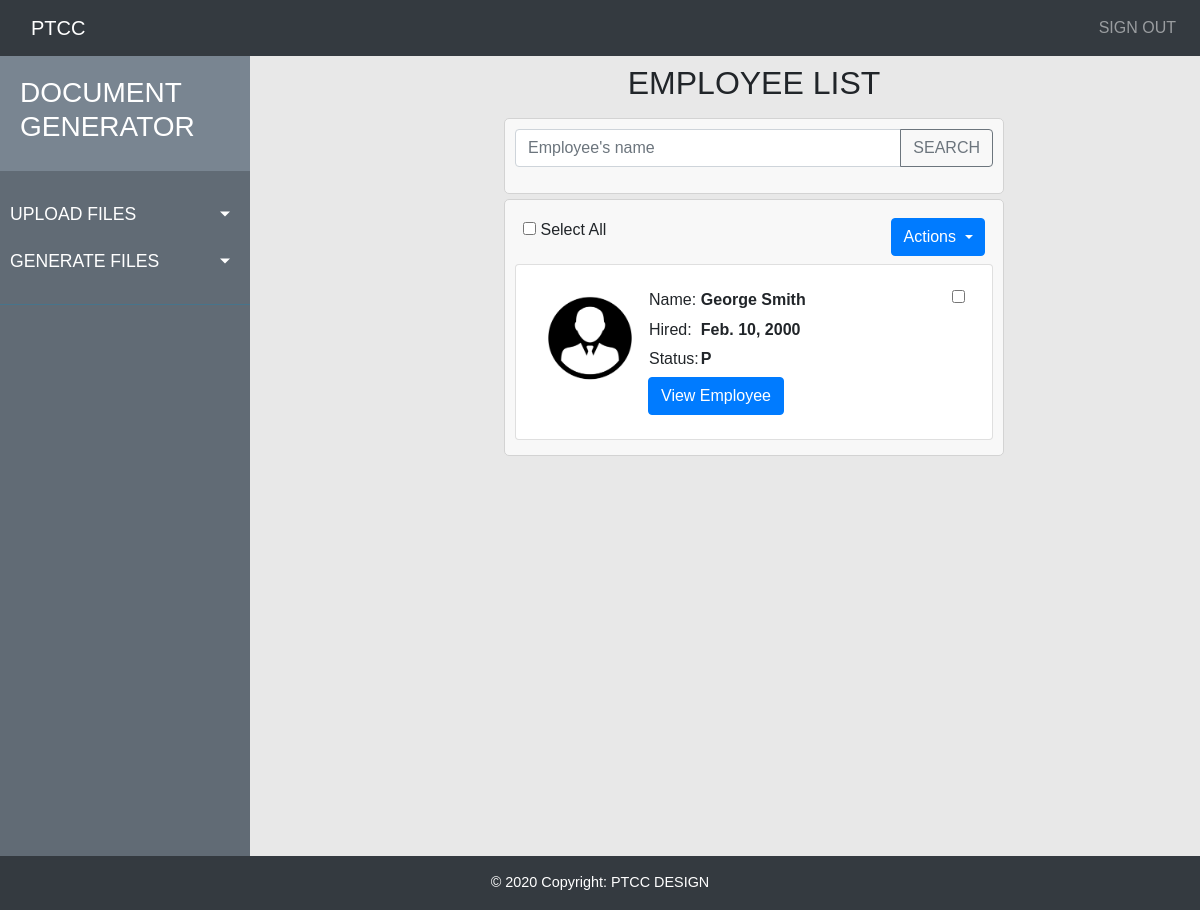
/employee_profile/, run on the app's committed database.
### employee_profile/models.py (models this page shows, shortened)
class Employee(models.Model):
    REGULAR = 'R'
    REGULAR1 = 'R1'
    PROBATION = 'P'
    employee_status_choices = [
        (REGULAR, 'Regular Employee'),
        (REGULAR1, 'Regular1 Employee'),
        (PROBATION, 'Probationary Employee')
    ]
    employee_tin_id = models.IntegerField(default=0, unique=True)
    name = models.CharField(max_length=200)
    probation_date = models.DateField()
    hired_date = models.DateField()
    sl_start_date = models.DateField()
    regularization_date = models.DateField()
    employee_status = models.CharField(max_length=2,
                                       choices=employee_status_choices,
                                       default=PROBATION)
    prev_vl_bal = models.FloatField(default=0.0)
    prev_sl_bal = models.FloatField(default=0.0)

### employee_profile/views.py (the view)
# urls.py: path('', views.IndexView.as_view(), name='index'),
class IndexView(generic.ListView):
    template_name = 'employee_profile/index.html'
    context_object_name = 'latest_employee_list'
    def get_queryset(self):
        return Employee.objects.order_by('name')

### employee_profile/templates/employee_profile/index.html (shortened to what this page needs)
{% extends 'base.html' %}
{% load static %}
{% block content %}
    <body>
        <div class="center">
            <div class="d-flex justify-content-center">
                <div class="p-2"><h2>EMPLOYEE LIST</h2></div>
            </div>
            <div class="card_container">
                <div class="input-group mb-3">
                    <input type="text" class="form-control" placeholder="Employee's name" aria-label="Employee's name" aria-describedby="basic-addon2">
                    <div class="input-group-append">
                        <button class="btn btn-outline-secondary" type="button">SEARCH</button>
                    </div>
                </div>
            </div>
            <div class="card_container">
                <div class="d-flex flex-column">
                    <div class="d-flex flex-row">
                        <div class="p-2">
                            <input type="checkbox" id="check_all_employee">
                            <label for="check_all_employee">Select All</label>
                        </div>
                        <div class="dropdown ml-auto p-2">
                            <button class="btn btn-primary dropdown-toggle" type="button" data-toggle="dropdown">
                                Actions
                                <span class="caret p-2"></span>
                            </button>
                        </div>
                    </div>
                    <div>
                        {% if latest_employee_list %}
                        {% for employee in latest_employee_list %}
                            <form>
                                <div class="card">
                                    <div class="card-body">
                                        <div class="d-flex flex-row">
                                            <div class="p-1">
                                                <div>
                                                    <img src="{% static 'employee_profile/images/profile_icon.jpg' %}" alt="Trulli" width="100" height="100">
                                                </div>
                                            </div>
                                            <div class="p-1">
                                                <div class="employee_details">
                                                    <table>
                                                        <tr>
                                                            <td><h6 class="employee_name">Name:</h6></td>
                                                            <td><h6 class="employee_name"><strong>{{employee.name}}</strong></h6></td>
                                                        </tr>
                                                        <tr>
                                                            <td><h6 >Hired:</h6></td>
                                                            <td><h6><strong>{{employee.hired_date}}</strong></h6></td>
                                                        </tr>
                                                        <tr>
                                                            <td><h6>Status:</h6></td>
                                                            <td><h6><strong>{{employee.employee_status}}</strong></h6></td>
                                                        </tr>
                                                    </table>
                                                    <a href="{% url 'employee_profile:employee_details' employee.id %}" class="btn btn-primary stretched link">View Employee</a>
                                                </div>
                                            </div>
                                            <div class="ml-auto">
                                                <div class="form-check">
                                                    <input type="checkbox" class="form-check-input"
                                                        data-id="{{employee.id}}"
                                                        data-empname="{{employee.name}}"
                                                        id="{{ employee.id }}">
                                                </div>
                                            </div>
                                        </div>
                                    </div>
                                </div>
                            </form>
                        {% endfor %}
                        {% else %}
                            <div class="d-flex justify-content-center">
                                <div>
                                    <p>There are no Employees added yet.</p>
                                </div>
                            </div>
                        {% endif %}
                        </div>
                    </div>
                </div>
            </div>
    </body>
{% endblock content %}

### employee_profile/static/employee_profile/style.css (style rules this page uses)
.dropdown-toggle::after { display: block; position: absolute; top: 50%; right: 20px; transform: translateY(-50%); }
body { font-family: 'Poppins', sans-serif; background: #E8E8E8; }
a, a:hover, a:focus { color: inherit; text-decoration: none; transition: all 0.3s; }
.center { position:absolute; width:500px; left:42%; }
.card_container { padding:10px; background-color:#F8F8F8; margin-bottom:5px; border: 1px solid #D3D3D3; border-radius: 5px; }
.card { margin-bottom: 5px; }
.flex-column { width:100%; }
.p-2 { padding: .2rem; }

### data on the page
Employee: name "George Smith", hired_date "Feb. 10, 2000", employee_status "P"
